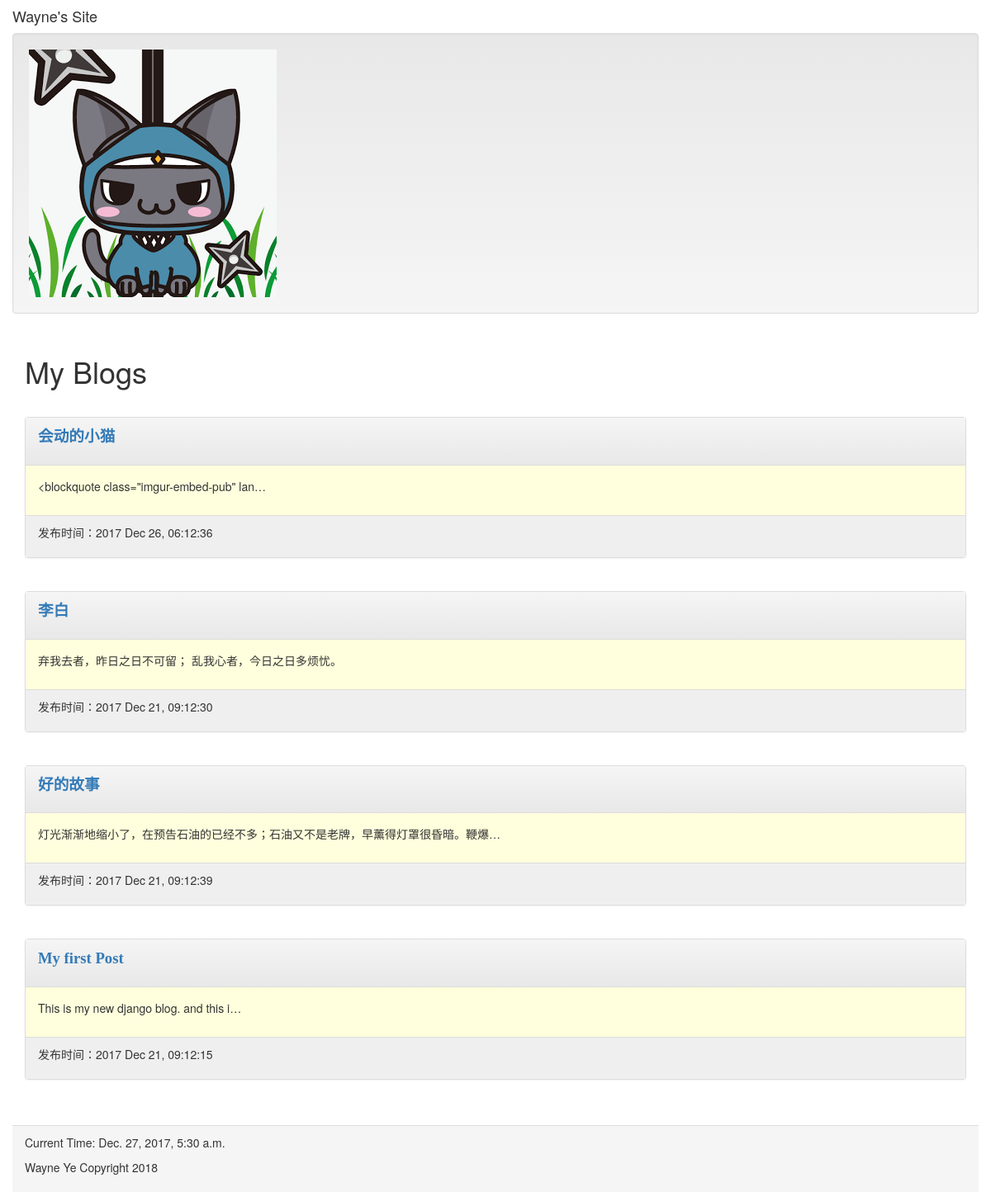
Before: / with the older database file.
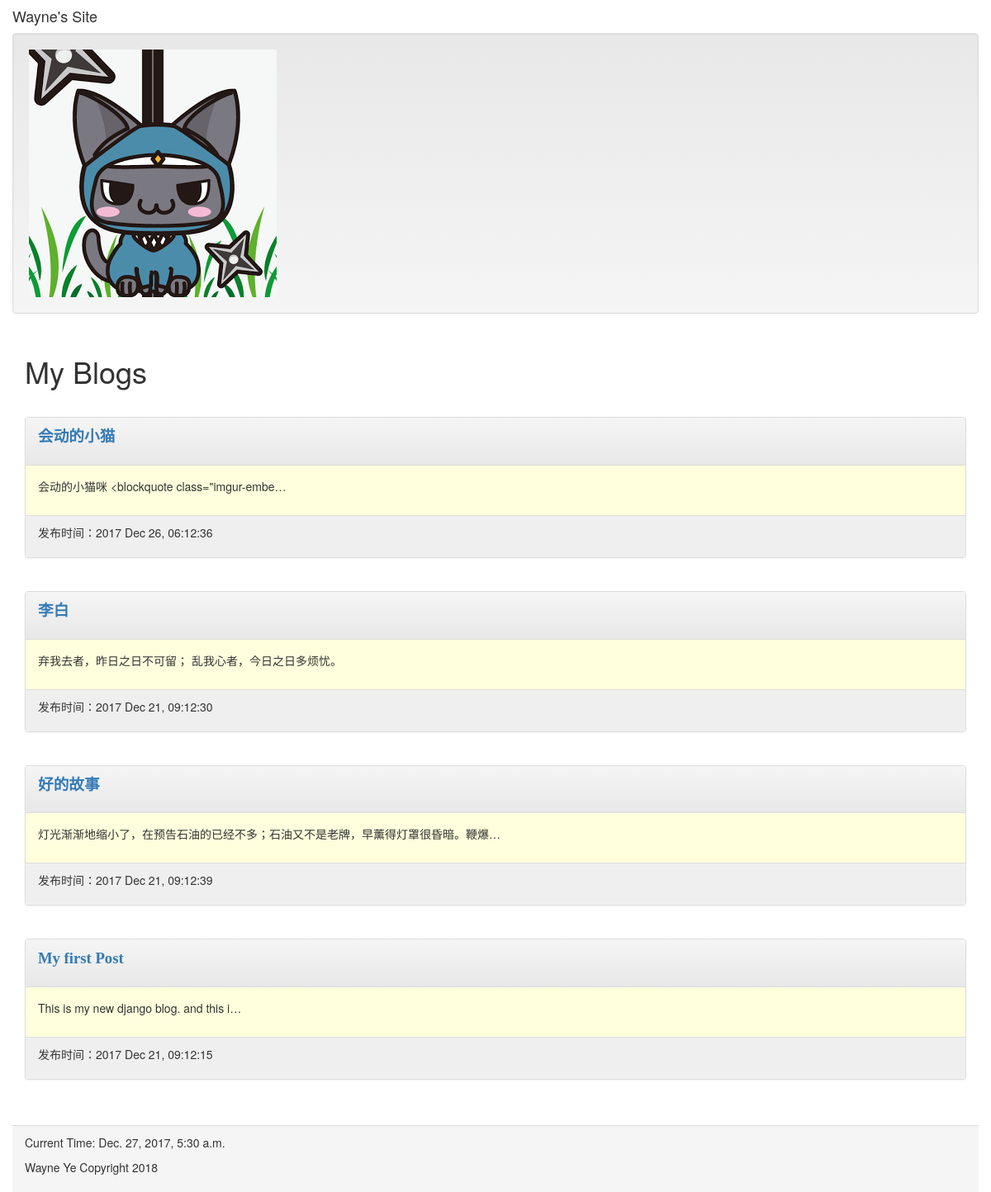
After: the same page with the newer database file.
### mainsite/models.py (models this page shows, shortened)
class Post(models.Model):
	title = models.CharField(max_length=200)
	slug = models.CharField(max_length=200)
	body = models.TextField()
	pub_date = models.DateTimeField(default=timezone.now)
	class Meta:
		ordering = ('-pub_date',)

### mainsite/views.py (the view)
# urls.py: url(r'^$',homepage),
def homepage(request):
	template=get_template('index.html')
	now=datetime.now()
	posts=Post.objects.all()
	html=template.render(locals())
	return HttpResponse(html)

### templates/index.html (shortened to what this page needs)
{% extends 'base.html' %}
{% block headmessage %} <h1>My Blogs</h1> {% endblock %}
{% block content %}
{% for post in posts %}
<div class='panel panel-default'>
	<div class='panel-heading'>
		<p style='font-family:微软雅黑;font-size:14pt;font-weight:bold;'>
			<a href='/post/{{post.slug}}'>{{ post.title }}</a>
		</p>
	</div>
	<div class='panel-body' style='background-color:#ffffdd'>
		<p>
			{{ post.body | truncatechars:40 }}
		</p>
	</div>
	<div class='panel-footer'  style='background-color:#efefef'>
		<p>
			发布时间：{{ post.pub_date | date:"Y M d, h:m:s"}}
		</p>
	</div>
</div>
<br>
{% endfor %}
{% endblock %}

Changed rows visible on the page:
changed Post "会动的小猫": body "<blockquote class=\"imgur-embed-pub\" lan…" → "会动的小猫咪 <blockquote class=\"imgur-embe…"
